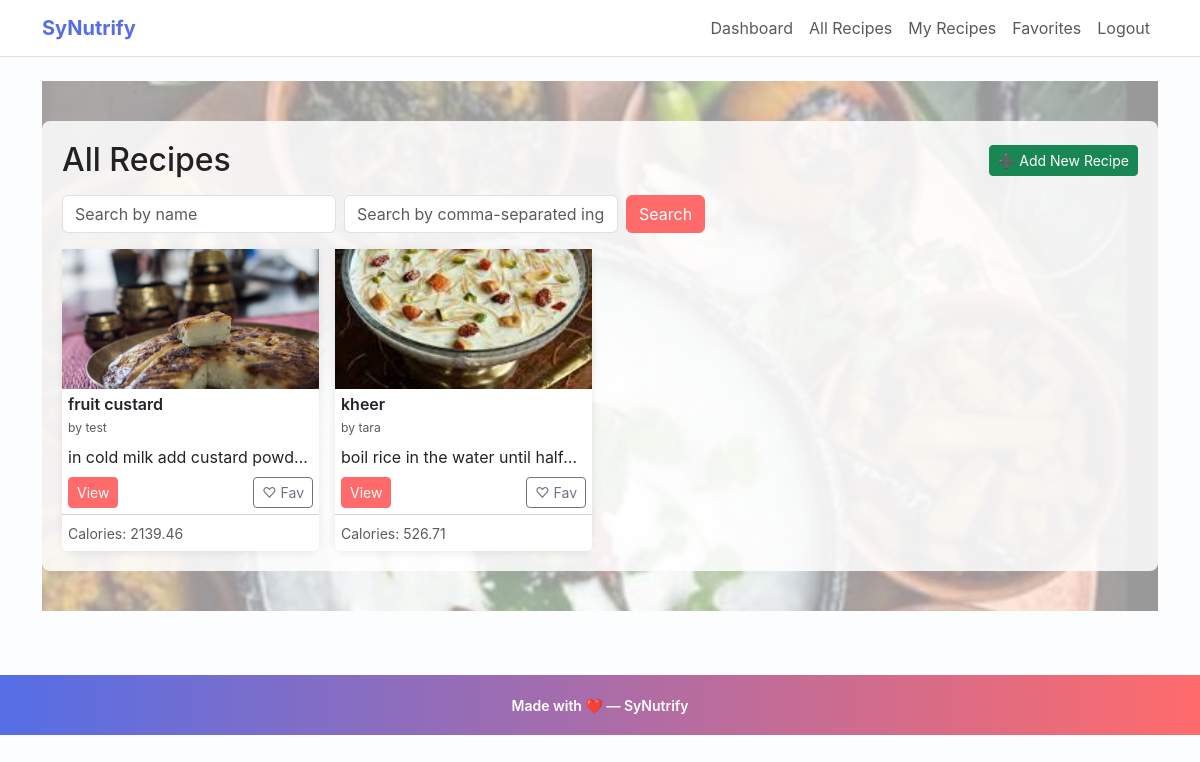
Screenshot of /recipes (signed in) with the database file from the repository.
### app.py (models this page shows, shortened)
class Recipe(db.Model):
    id = db.Column(db.Integer, primary_key=True)
    title = db.Column(db.String(150), nullable=False)
    image_url = db.Column(db.String(300))        # New: for recipe image
    ingredients = db.Column(db.Text, nullable=False)
    calories = db.Column(db.Float)
    proteins = db.Column(db.Float)
    fats = db.Column(db.Float)
    carbs = db.Column(db.Float)
    fibers = db.Column(db.Float)
    instructions = db.Column(db.Text, nullable=False)
    youtube_url = db.Column(db.String(300))
    user_id = db.Column(db.Integer, db.ForeignKey("user.id"), nullable=False)
    ratings = db.relationship("Rating", backref="recipe", lazy=True)
    comments = db.relationship("Comment", backref="recipe", lazy=True)

class User(db.Model, UserMixin):
    id = db.Column(db.Integer, primary_key=True)
    username = db.Column(db.String(150), unique=True, nullable=False)
    password_hash = db.Column(db.String(128), nullable=False)
    recipes = db.relationship("Recipe", backref="user", lazy=True)
    ratings = db.relationship("Rating", backref="user", lazy=True)
    comments = db.relationship("Comment", backref="user", lazy=True)

### app.py (the view)
@app.route("/recipes")
@login_required
def recipes():
    all_recipes = Recipe.query.all()
    rating_form = RatingForm()
    comment_form = CommentForm()
    return render_template("recipes.html", recipes=all_recipes, rating_form=rating_form, comment_form=comment_form)

### app.py
class RatingForm(FlaskForm):
    score = IntegerField("Rate 1–5", validators=[DataRequired(), NumberRange(min=1, max=5)])
    submit = SubmitField("Submit Rating")

class CommentForm(FlaskForm):
    content = TextAreaField("Add a comment", validators=[DataRequired()])
    submit = SubmitField("Post Comment")

### app.py (called while the page is built)
@login_manager.user_loader
def load_user(user_id):
    return User.query.get(int(user_id))

### templates/recipes.html (shortened to what this page needs)
{% extends "base.html" %}
{% block content %}
  <div class="hero hero--recipes">
    <div class="container overlay">
      <div class="d-flex justify-content-between align-items-center mb-3">
        <h2 class="mb-0">All Recipes</h2>
        <p class="mb-0"><a class="btn btn-sm btn-success" href="{{ url_for('add_recipe') }}">➕ Add New Recipe</a></p>
      </div>
      <form action="{{ url_for('search') }}" method="get" class="row g-2 mb-3">
        <div class="col-auto">
          <input type="text" name="q" class="form-control" placeholder="Search by name" value="{{ request.args.get('q','') }}">
        </div>
        <div class="col-auto">
          <input type="text" name="ingredients" class="form-control" placeholder="Search by comma-separated ingredients" value="{{ request.args.get('ingredients','') }}">
        </div>
        <div class="col-auto">
          <button class="btn btn-primary">Search</button>
        </div>
      </form>
      <div class="row row-cols-1 row-cols-sm-2 row-cols-md-3 row-cols-lg-4 g-3">
        {% for recipe in recipes %}
          <div class="col d-flex">
            <div class="card card-recipe h-100 w-100">
              {% if recipe.image_url %}
                <div style="height:140px; overflow:hidden; display:flex; align-items:center; justify-content:center;">
                  <img src="{{ recipe.image_url }}" class="img-fluid" alt="{{ recipe.title }}">
                </div>
              {% else %}
                <div class="bg-light d-flex align-items-center justify-content-center" style="height:140px;">No image</div>
              {% endif %}
              <div class="card-body d-flex flex-column">
                <h5 class="card-title mb-1">{{ recipe.title }}</h5>
                <p class="text-muted small mb-2">by {{ recipe.user.username if recipe.user else 'Unknown' }}</p>
                <p class="card-text text-truncate mb-2">{{ recipe.description or recipe.instructions[:120] }}</p>
                <div class="mt-auto d-flex justify-content-between align-items-center">
                  <a href="{{ url_for('recipe_detail', recipe_id=recipe.id) }}" class="btn btn-sm btn-primary">View</a>
                  {% if current_user.is_authenticated %}
                    <form action="{{ url_for('favorite_recipe', recipe_id=recipe.id) }}" method="post" class="d-inline">
                      {% if recipe.favorited_by|selectattr('user_id','equalto', current_user.id)|list %}
                        <button type="submit" class="btn btn-sm btn-outline-danger">♥ Unfav</button>
                      {% else %}
                        <button type="submit" class="btn btn-sm btn-outline-secondary">♡ Fav</button>
                      {% endif %}
                    </form>
                  {% endif %}
                </div>
              </div>
              <div class="card-footer bg-white">
                <small class="text-muted">Calories: {{ '%.2f'|format(recipe.calories or 0) }}</small>
              </div>
            </div>
          </div>
        {% endfor %}
      </div>
    </div>
  </div>
{% endblock %}

### static/css/style.css (style rules this page uses)
body { background-color: #f7f8fb; color: #333; }
.card-recipe { max-width: 220px; border-radius: 8px; }
.card-recipe img { height: 130px; object-fit: cover; }
.card { border-radius:10px; }
.card-recipe .card-body { padding: 6px; }
.card-recipe .card-footer { padding: 6px; }
.card-recipe .text-muted.small { font-size:0.76rem; }
.img-fluid { max-width:100%; height:auto; }
.hero { background-repeat:no-repeat; background-size:cover; background-position:center; padding:30px 0; }
.hero--recipes { background-image: url('/images/allrbg.jpg'); }
.hero .overlay { background: rgba(255,255,255,0.85); padding:20px; border-radius:8px; }
:root { --primary:#ff6b6b; --accent:#556ee6; --muted:#6c757d; --card-bg:#ffffff; --page-bg:#fcfdff; }
body { background-color: var(--page-bg); color: #222; font-family: Inter, system-ui, -apple-system, 'Segoe UI', Roboto, 'Helvetica Neue', Arial; }
.card-recipe { background: linear-gradient(180deg, #fff 0%, #fff 60%, #fff); box-shadow: 0 6px 18px rgba(85,110,230,0.06); }
.btn-primary { background: var(--primary); border-color: var(--primary); }
.hero { position: relative; padding: 40px 0; }
.hero .overlay { position: relative; z-index: 2; }
.hero::after { content: ''; position: absolute; inset: 0; background: linear-gradient(180deg, rgba(255,255,255,0.6), rgba(255,255,255,0.6)); z-index:1; }
.hero--recipes { background-image: url('/images/bg2.jpg'); }
.card-recipe { max-width: 260px; margin: 0 auto; border: none; box-shadow: 0 2px 8px rgba(0,0,0,0.08); }
.card-recipe .card-title { font-size: 1rem; font-weight:600; }
.card-recipe img { width:100%; height:auto; }

### rows the page displays
Recipe: image_url (picture), title "fruit custard", user "test", instructions "in cold milk add custard powd…", calories "2139.46"
Recipe: image_url (picture), title "kheer", user "tara", instructions "boil rice in the water until half…", calories "526.71"
